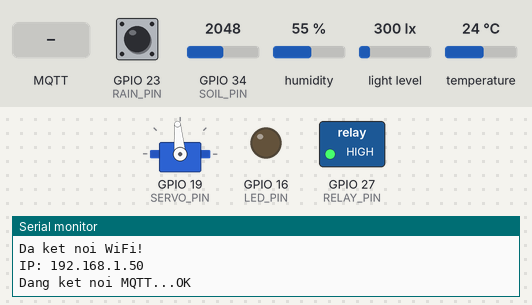
Recording of a sketch running on a simulated ESP32. Shown: servo, switched loads named in the sketch (green lamp = pin HIGH), output pins drawn as LEDs (lit = HIGH), the last lines printed to the serial monitor. The inputs (shaded band) are chosen by the test bench; at power-on: GPIO 23 (RAIN_PIN) HIGH, GPIO 34 (SOIL_PIN) = 2048, humidity 55 %, light level 300 lx, temperature 24 °C. WiFi joins after 1.5 s; servers stay silent unless stated; no MQTT or app messages arrive unless stated.

Above: at 3.7 s.
3.8 s: GPIO 23 (RAIN_PIN) pulled LOW for 0.15 s
At 4.6 s:
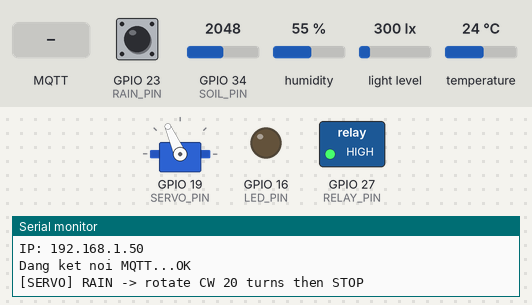
5.4 s: MQTT message "1" arrives on the first subscribed topic
At 6.4 s:
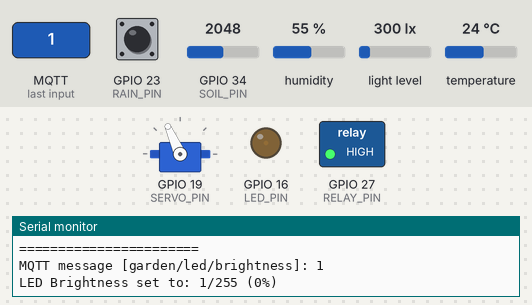
6.9 s: MQTT message "on" arrives on the second subscribed topic
At 7.2 s:
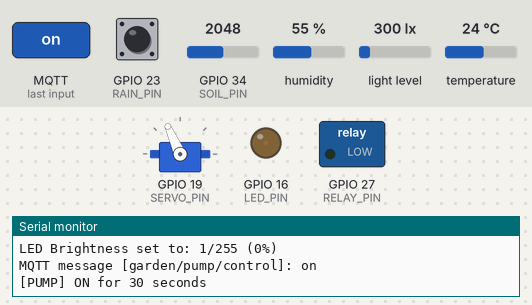
8.4 s: MQTT message "on" arrives on the first subscribed topic
At 8.7 s:
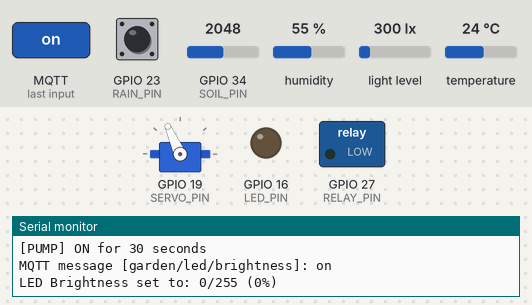
9.9 s: MQTT message "1" arrives on the first subscribed topic
At 11.0 s:
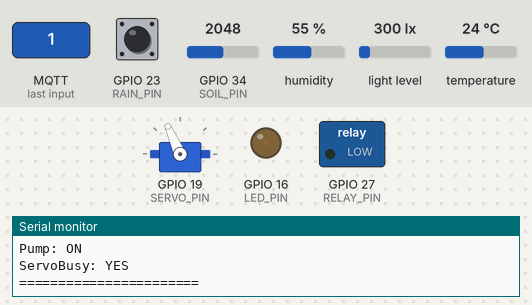
21.4 s: GPIO 23 (RAIN_PIN) pulled LOW for 3.2 s
Timing chart, 0 to 46.2 s (numbered marks = the images above; inputs shaded):
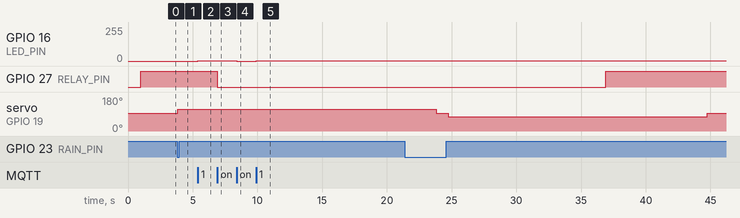

Measured:
- after the input at 3.8 s, servo on GPIO 19 (SERVO_PIN): 95° → 114° at once
- after the input at 5.4 s, GPIO 16 (LED_PIN): 0/255 → 1/255 at once
- after the input at 6.9 s, GPIO 27 (RELAY_PIN): HIGH → LOW at once
- after the input at 8.4 s, GPIO 16 (LED_PIN): 1/255 → 0/255 at once
- after the input at 9.9 s, GPIO 16 (LED_PIN): 0/255 → 1/255 at once

The sketch:

sketch_nov25a_copy_20251212163719.ino
```cpp
#include <WiFi.h>
#include <WiFiManager.h>      // WiFi cấu hình qua AP
#include <PubSubClient.h>     // MQTT client
#include <DHT.h>              // DHT11
#include <Wire.h>             // I2C
#include <BH1750.h>           // BH1750 Light Sensor
#include <ESP32Servo.h>       // Servo

// ================== CẤU HÌNH CHÂN ==================
#define SOIL_PIN 34           // Cảm biến độ ẩm đất (analog)
#define DHTPIN   4            // Chân DATA của DHT11
#define DHTTYPE  DHT11
#define RELAY_PIN 27          // IN relay điều khiển bơm
#define LED_PIN 16            // PWM LED (MOSFET AOD4184)
#define SERVO_PIN 19          // Servo mái che
#define RAIN_PIN  23          // Cảm biến mưa D0

const bool RELAY_ACTIVE_LOW = true;
const bool RAIN_ACTIVE_LOW  = true;  // nếu ngược thì đổi false

DHT dht(DHTPIN, DHTTYPE);
BH1750 lightMeter;            // BH1750 dùng I2C (SDA=21, SCL=22 mặc định)
Servo roofServo;              // Servo mái che

// ================== BIẾN LƯU TRẠNG THÁI CẢM BIẾN ==================
int   soilRaw = 0;            // Chỉ giữ RAW
float dhtTemp = 0.0;          // Chỉ giữ NHIỆT ĐỘ
float lightLux = 0.0;         // Cường độ ánh sáng (lux)
bool  bh1750Connected = false; // Trạng thái kết nối BH1750

// ================== TRẠNG THÁI BƠM ==================
bool pumpOn = false;
unsigned long pumpEndMs = 0;

// ================== CẤU HÌNH PWM LED ==================
#define PWM_CHANNEL 0
#define PWM_FREQ 5000
#define PWM_RESOLUTION 8
int ledBrightness = 0;        // Độ sáng hiện tại (0-255)

// ================== CẤU HÌNH MQTT ==================
WiFiClient espClient;
PubSubClient mqttClient(espClient);

// ĐIỀN IP BROKER CỦA BẠN Ở ĐÂY
const char* MQTT_SERVER = "10.101.217.152";
const int   MQTT_PORT      = 1883;
const char* MQTT_CLIENT_ID = "esp32-garden-1";

// Các topic MQTT
const char* TOPIC_SOIL_RAW   = "garden/soil/raw";
const char* TOPIC_DHT_TEMP   = "garden/dht/temp";
const char* TOPIC_LIGHT_LUX  = "garden/light/lux";

// Topic trạng thái bơm
const char* TOPIC_PUMP_STATE = "garden/pump/state";

// Topic điều khiển máy bơm (nhận lệnh từ Node-RED)
const char* TOPIC_PUMP_CONTROL = "garden/pump/control";

// Topic điều khiển độ sáng LED (nhận từ Node-RED)
const char* TOPIC_LED_BRIGHTNESS = "garden/led/brightness";

// Topic trạng thái mái che servo
const char* TOPIC_ROOF_STATE = "garden/roof/state";

// ================== TIMER ==================
unsigned long lastSensorRead = 0;
const unsigned long SENSOR_INTERVAL_MS = 5000; // 5 giây đọc & gửi 1 lần

unsigned long lastBH1750Check = 0;
const unsigned long BH1750_CHECK_INTERVAL_MS = 10000; // 10 giây kiểm tra 1 lần

unsigned long lastRainCheck = 0;
const unsigned long RAIN_CHECK_INTERVAL_MS = 200; // 200ms kiểm tra mưa

// ================== HÀM HỖ TRỢ RELAY & RAIN ==================
void relayWrite(bool on) {
  if (RELAY_ACTIVE_LOW) {
    digitalWrite(RELAY_PIN, on ? LOW : HIGH);
  } else {
    digitalWrite(RELAY_PIN, on ? HIGH : LOW);
  }
  pumpOn = on;
}

bool isRaining() {
  int v = digitalRead(RAIN_PIN);
  return RAIN_ACTIVE_LOW ? (v == LOW) : (v == HIGH);
}

void pumpStart30s() {
  pumpOn = true;
  pumpEndMs = millis() + 30000UL;
  relayWrite(true);
  mqttClient.publish(TOPIC_PUMP_STATE, "ON_30S");
  Serial.println("[PUMP] ON for 30 seconds");
}

void pumpStop() {
  pumpOn = false;
  relayWrite(false);
  mqttClient.publish(TOPIC_PUMP_STATE, "OFF");
  Serial.println("[PUMP] OFF");
}

void handlePumpTimeout() {
  if (!pumpOn) return;
  if ((long)(millis() - pumpEndMs) >= 0) {
    pumpStop();
  }
}

// ================== SERVO QUAY LIÊN TỤC: 20 VÒNG ==================
const int SERVO_STOP_US = 1500;
const int SERVO_CW_US   = 1700;  // quay chiều A
const int SERVO_CCW_US  = 1300;  // quay chiều ngược

const unsigned long REV_TIME_MS = 1000; // thời gian 1 vòng (ms)
const int TURNS = 20;
const unsigned long SERVO_RUN_MS = (unsigned long)TURNS * REV_TIME_MS;

bool lastRainState = false;
bool servoBusy = false;
int  servoDir = 0; // +1 CW, -1 CCW
unsigned long servoEndMs = 0;

void servoStop() {
  roofServo.writeMicroseconds(SERVO_STOP_US);
  mqttClient.publish(TOPIC_ROOF_STATE, "STOP");
}

void servoRunCW() {
  roofServo.writeMicroseconds(SERVO_CW_US);
  mqttClient.publish(TOPIC_ROOF_STATE, "CW");
}

void servoRunCCW() {
  roofServo.writeMicroseconds(SERVO_CCW_US);
  mqttClient.publish(TOPIC_ROOF_STATE, "CCW");
}

void startServoTurns(int dir) {
  if (servoBusy) return;

  servoBusy = true;
  servoDir = dir;
  servoEndMs = millis() + SERVO_RUN_MS;

  if (dir > 0) {
    Serial.println("[SERVO] RAIN -> rotate CW 20 turns then STOP");
    servoRunCW();
  } else {
    Serial.println("[SERVO] NO RAIN -> rotate CCW 20 turns then STOP");
    servoRunCCW();
  }
}

void handleServoTurns() {
  if (!servoBusy) return;
  if ((long)(millis() - servoEndMs) >= 0) {
    servoStop();
    servoBusy = false;
    Serial.println("[SERVO] STOP (done 20 turns)");
  }
}

// ================== HÀM ĐIỀU KHIỂN ĐỘ SÁNG LED ==================
void setLEDBrightness(int brightness) {
  // Giới hạn giá trị 0-255
  if (brightness < 0) brightness = 0;
  if (brightness > 255) brightness = 255;

  ledBrightness = brightness;

  #if ESP_ARDUINO_VERSION >= ESP_ARDUINO_VERSION_VAL(3, 0, 0)
    ledcWrite(LED_PIN, ledBrightness);
  #else
    ledcWrite(PWM_CHANNEL, ledBrightness);
  #endif

  Serial.print("LED Brightness set to: ");
  Serial.print(ledBrightness);
  Serial.print("/255 (");
  Serial.print((ledBrightness * 100) / 255);
  Serial.println("%)");
}

// ================== HÀM KẾT NỐI WI-FI (WIFIMANAGER) ==================
void setupWiFi() {
  WiFiManager wm;
  bool res = wm.autoConnect("ESP32-Garden-Config");

  if (!res) {
    Serial.println("Khong ket noi duoc WiFi. Reset lai ESP32...");
    delay(3000);
    ESP.restart();
  }

  Serial.println("Da ket noi WiFi!");
  Serial.print("IP: ");
  Serial.println(WiFi.localIP());
}

// ================== HÀM CALLBACK MQTT ==================
void mqttCallback(char* topic, byte* payload, unsigned int length) {
  String msg = "";
  for (unsigned int i = 0; i < length; i++) msg += (char)payload[i];

  Serial.print("MQTT message [");
  Serial.print(topic);
  Serial.print("]: ");
  Serial.println(msg);

  // Xử lý điều khiển độ sáng LED
  if (String(topic) == String(TOPIC_LED_BRIGHTNESS)) {
    int brightness = msg.toInt();
    setLEDBrightness(brightness);
    return;
  }

  // Xử lý điều khiển máy bơm
  if (String(topic) == String(TOPIC_PUMP_CONTROL)) {
    String m = msg;
    m.toLowerCase();

    if (m == "on" || m == "yes" || m == "1") {
      pumpStart30s();
    } else if (m == "off" || m == "no" || m == "0") {
      pumpStop();
    }
    return;
  }
}

// ================== HÀM KẾT NỐI LẠI MQTT NẾU MẤT ==================
void reconnectMQTT() {
  while (!mqttClient.connected()) {
    Serial.print("Dang ket noi MQTT...");
    if (mqttClient.connect(MQTT_CLIENT_ID)) {
      Serial.println("OK");
      mqttClient.subscribe(TOPIC_LED_BRIGHTNESS);
      mqttClient.subscribe(TOPIC_PUMP_CONTROL);
    } else {
      Serial.print("Failed, rc=");
      Serial.print(mqttClient.state());
      Serial.println(" -> Thu lai sau 2 giay");
      delay(2000);
    }
  }
}

// ================== HÀM ĐỌC CẢM BIẾN ĐỘ ẨM ĐẤT (RAW) ==================
void readSoilSensor() {
  soilRaw = analogRead(SOIL_PIN);
}

// ================== HÀM GỬI DỮ LIỆU SOIL RAW LÊN MQTT ==================
void sendSoilMQTT() {
  mqttClient.publish(TOPIC_SOIL_RAW, String(soilRaw).c_str());
}

// ================== HÀM ĐỌC DHT11 (CHỈ NHIỆT ĐỘ) ==================
void readDHT11() {
  float t = dht.readTemperature();
  if (!isnan(t)) dhtTemp = t;
}

// ================== HÀM GỬI DỮ LIỆU NHIỆT ĐỘ LÊN MQTT ==================
void sendDHTMQTT() {
  mqttClient.publish(TOPIC_DHT_TEMP, String(dhtTemp).c_str());
}

// ================== HÀM KIỂM TRA VÀ KẾT NỐI LẠI BH1750 ==================
void reconnectBH1750() {
  if (!bh1750Connected) {
    Serial.print("Dang thu ket noi lai BH1750...");
    Wire.begin();
    if (lightMeter.begin(BH1750::CONTINUOUS_HIGH_RES_MODE)) {
      Serial.println("Thanh cong!");
      bh1750Connected = true;
    } else {
      Serial.println("That bai! Thu lai sau.");
    }
  }
}

// ================== HÀM ĐỌC BH1750 (CƯỜNG ĐỘ ÁNH SÁNG) ==================
void readBH1750() {
  if (bh1750Connected) {
    if (lightMeter.measurementReady()) {
      float lux = lightMeter.readLightLevel();
      if (lux >= 0) {
        lightLux = lux;
      } else {
        Serial.println("Loi doc BH1750! Mat ket noi.");
        bh1750Connected = false;
        lightLux = -1.0;
      }
    }
  } else {
    lightLux = -1.0;
  }
}

// ================== HÀM GỬI DỮ LIỆU ÁNH SÁNG LÊN MQTT ==================
void sendLightMQTT() {
  if (bh1750Connected && lightLux >= 0) {
    mqttClient.publish(TOPIC_LIGHT_LUX, String(lightLux).c_str());
  }
}

// ================== HÀM IN RA SERIAL ĐỂ DEBUG ==================
void printSensorToSerial() {
  Serial.println("===== SENSOR DATA =====");
  Serial.print("Soil raw: "); Serial.println(soilRaw);
  Serial.print("Temp: "); Serial.print(dhtTemp); Serial.println(" C");
  Serial.print("Light: "); Serial.print(lightLux); Serial.println(" lux");
  Serial.print("Raining: "); Serial.println(isRaining() ? "YES" : "NO");
  Serial.print("Pump: "); Serial.println(pumpOn ? "ON" : "OFF");
  Serial.print("ServoBusy: "); Serial.println(servoBusy ? "YES" : "NO");
  Serial.println("=======================\n");
}

// ================== SETUP ==================
void setup() {
  Serial.begin(9600);
  delay(1000);

  Serial.println();
  Serial.println("=== ESP32 GARDEN NODE STARTING ===");

  pinMode(SOIL_PIN, INPUT);
  dht.begin();

  // Rain sensor
  pinMode(RAIN_PIN, INPUT_PULLUP);

  // Relay
  pinMode(RELAY_PIN, OUTPUT);
  relayWrite(false); // tắt bơm lúc khởi động

  // Servo continuous rotation
  roofServo.setPeriodHertz(50);
  roofServo.attach(SERVO_PIN, 500, 2400);
  servoStop();

  // PWM LED
  #if ESP_ARDUINO_VERSION >= ESP_ARDUINO_VERSION_VAL(3, 0, 0)
    ledcAttach(LED_PIN, PWM_FREQ, PWM_RESOLUTION);
  #else
    ledcSetup(PWM_CHANNEL, PWM_FREQ, PWM_RESOLUTION);
    ledcAttachPin(LED_PIN, PWM_CHANNEL);
  #endif
  setLEDBrightness(0);  // Tắt LED lúc khởi động
  Serial.println("LED PWM initialized on GPIO 16");

  // Khởi tạo BH1750
  Wire.begin();
  if (lightMeter.begin(BH1750::CONTINUOUS_HIGH_RES_MODE)) {
    Serial.println("BH1750 khoi tao thanh cong");
    bh1750Connected = true;
  } else {
    Serial.println("Loi khoi tao BH1750! Se thu ket noi lai...");
    bh1750Connected = false;
  }

  // 1. Kết nối WiFi qua WiFiManager
  setupWiFi();

  // 2. Cấu hình MQTT
  mqttClient.setServer(MQTT_SERVER, MQTT_PORT);
  mqttClient.setCallback(mqttCallback);

  // 3. Init trạng thái mưa
  lastRainState = isRaining();
  if (lastRainState) startServoTurns(+1);
}

// ================== LOOP ==================
void loop() {
  if (!mqttClient.connected()) reconnectMQTT();
  mqttClient.loop();

  // 1) Xử lý servo quay đủ 20 vòng rồi dừng
  handleServoTurns();

  // 2) Xử lý tự động tắt bơm sau 30s
  handlePumpTimeout();

  unsigned long now = millis();

  // 3) Kiểm tra mưa: đổi trạng thái thì chạy servo 20 vòng
  if (now - lastRainCheck >= RAIN_CHECK_INTERVAL_MS) {
    lastRainCheck = now;

    bool rainingNow = isRaining();
    if (rainingNow != lastRainState) {
      lastRainState = rainingNow;

      if (rainingNow) startServoTurns(+1); // mưa -> quay chiều A 20 vòng
      else            startServoTurns(-1); // hết mưa -> quay ngược 20 vòng
    }
  }

  // 4) Kiểm tra và kết nối lại BH1750 nếu mất kết nối
  if (now - lastBH1750Check >= BH1750_CHECK_INTERVAL_MS) {
    lastBH1750Check = now;
    reconnectBH1750();
  }

  // 5) Đọc cảm biến và gửi dữ liệu theo chu kỳ
  if (now - lastSensorRead >= SENSOR_INTERVAL_MS) {
    lastSensorRead = now;

    readSoilSensor();
    readDHT11();
    readBH1750();

    printSensorToSerial();

    sendSoilMQTT();
    sendDHTMQTT();
    sendLightMQTT();
  }
}
```
